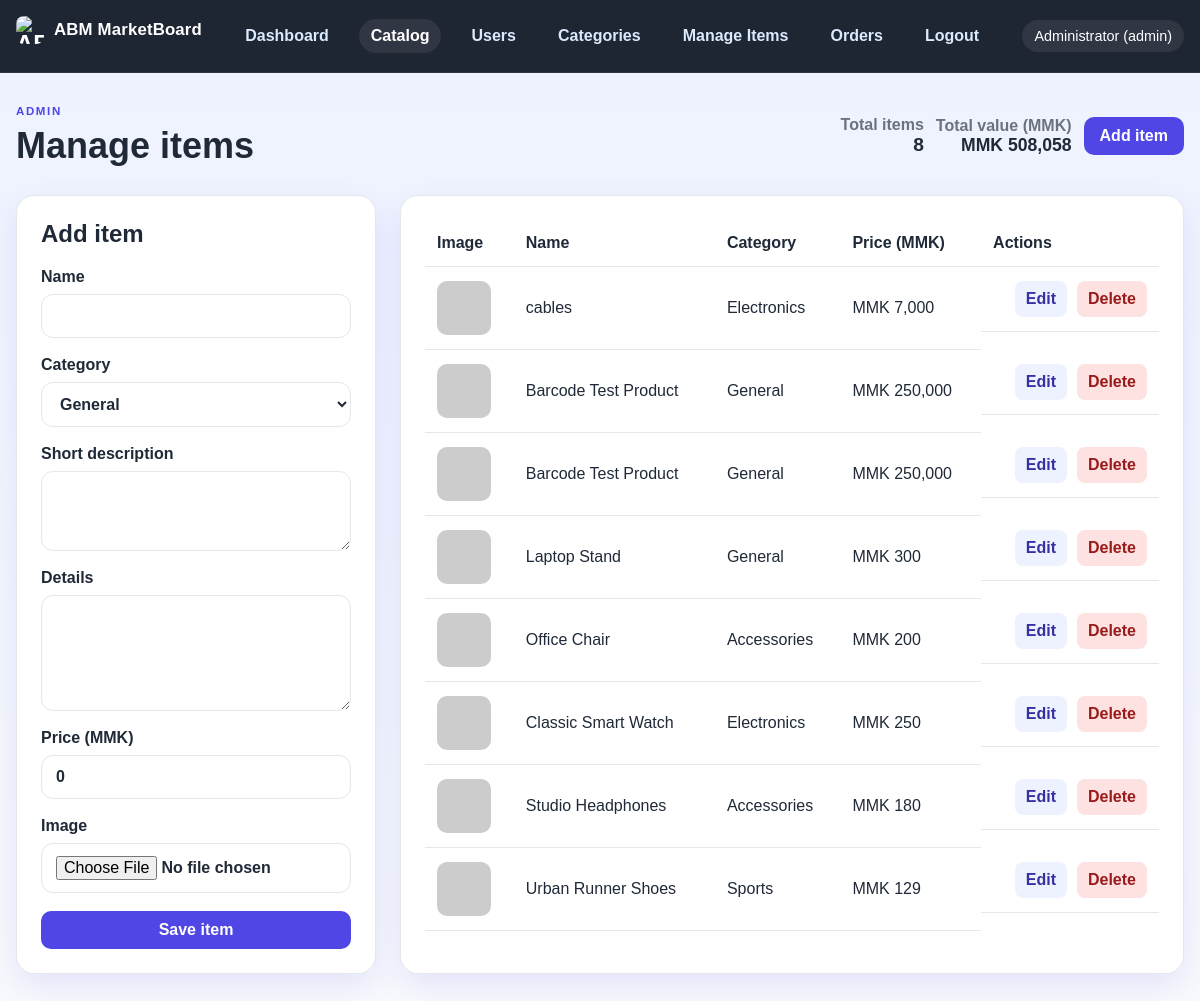
The page /admin/items.php (signed in) on the database its author committed.
### tables this page shows
CREATE TABLE items (
            id INTEGER PRIMARY KEY AUTOINCREMENT,
            name TEXT NOT NULL,
            description TEXT NOT NULL,
            details TEXT NOT NULL,
            price REAL NOT NULL DEFAULT 0,
            image TEXT,
            created_at DATETIME DEFAULT CURRENT_TIMESTAMP
        , category TEXT NOT NULL DEFAULT "General", barcode TEXT);

### app/db.php (called while the page is built, shortened)
<?php
function getDb(): PDO
{
    static $pdo = null;
    if ($pdo === null) {
        $pdo = new PDO('sqlite:' . DB_PATH);
        $pdo->setAttribute(PDO::ATTR_ERRMODE, PDO::ERRMODE_EXCEPTION);
        $pdo->setAttribute(PDO::ATTR_DEFAULT_FETCH_MODE, PDO::FETCH_ASSOC);
        $pdo->exec('PRAGMA foreign_keys = ON;');
        initializeDatabase($pdo);
    }
    return $pdo;
}
function initializeDatabase(PDO $pdo): void
{
    $pdo->exec('CREATE TABLE IF NOT EXISTS users (
        id INTEGER PRIMARY KEY AUTOINCREMENT,
        name TEXT NOT NULL,
        email TEXT NOT NULL UNIQUE,
        password TEXT NOT NULL,
        role TEXT NOT NULL DEFAULT "user",
        approved INTEGER NOT NULL DEFAULT 0,
        created_at DATETIME DEFAULT CURRENT_TIMESTAMP
    )');
    $pdo->exec('CREATE TABLE IF NOT EXISTS items (
        id INTEGER PRIMARY KEY AUTOINCREMENT,
        name TEXT NOT NULL,
        description TEXT NOT NULL,
        details TEXT NOT NULL,
        price REAL NOT NULL DEFAULT 0,
        image TEXT,
        category TEXT NOT NULL DEFAULT "General",
        barcode TEXT,
        created_at DATETIME DEFAULT CURRENT_TIMESTAMP
    )');
    $pdo->exec('CREATE TABLE IF NOT EXISTS categories (
        id INTEGER PRIMARY KEY AUTOINCREMENT,
        name TEXT NOT NULL UNIQUE,
        created_at DATETIME DEFAULT CURRENT_TIMESTAMP
    )');
    $pdo->exec('CREATE TABLE IF NOT EXISTS messages (
        id INTEGER PRIMARY KEY AUTOINCREMENT,
        sender_id INTEGER,
        sender_name TEXT NOT NULL,
        message TEXT NOT NULL,
        is_announcement INTEGER NOT NULL DEFAULT 0,
        created_at DATETIME DEFAULT CURRENT_TIMESTAMP,
        FOREIGN KEY (sender_id) REFERENCES users(id) ON DELETE SET NULL
    )');
    $pdo->exec('CREATE TABLE IF NOT EXISTS orders (
        id INTEGER PRIMARY KEY AUTOINCREMENT,
        user_id INTEGER NOT NULL,
        total INTEGER NOT NULL DEFAULT 0,
        status TEXT NOT NULL DEFAULT "pending",
        created_at DATETIME DEFAULT CURRENT_TIMESTAMP,
        FOREIGN KEY (user_id) REFERENCES users(id) ON DELETE CASCADE
    )');
    $pdo->exec('CREATE TABLE IF NOT EXISTS order_items (
        id INTEGER PRIMARY KEY AUTOINCREMENT,
        order_id INTEGER NOT NULL,
        item_id INTEGER NOT NULL,
        price INTEGER NOT NULL,
        quantity INTEGER NOT NULL DEFAULT 1,
        FOREIGN KEY (order_id) REFERENCES orders(id) ON DELETE CASCADE,
        FOREIGN KEY (item_id) REFERENCES items(id) ON DELETE CASCADE
    )');
    try {
        $pdo->query('SELECT is_announcement FROM messages LIMIT 1');
    } catch (Exception $e) {
        try {
            $pdo->exec('ALTER TABLE messages ADD COLUMN is_announcement INTEGER NOT NULL DEFAULT 0');
        } catch (Exception $ignored) {
        }
    }
    try {
        $pdo->query('SELECT approved FROM users LIMIT 1');
    } catch (Exception $e) {
        try {
            $pdo->exec('ALTER TABLE users ADD COLUMN approved INTEGER NOT NULL DEFAULT 0');
        } catch (Exception $ignored) {
        }
    }
    try {
        $pdo->query('SELECT barcode FROM items LIMIT 1');
    } catch (Exception $e) {
        try {
            $pdo->exec('ALTER TABLE items ADD COLUMN barcode TEXT');
        } catch (Exception $ignored) {
        }
    }
    $count = (int) $pdo->query('SELECT COUNT(*) FROM users WHERE email = "admin@demo.com"')->fetchColumn();
}
function getAllItems(): array
{
    $stmt = getDb()->query('SELECT * FROM items ORDER BY created_at DESC');
    return $stmt->fetchAll();
}
function getItemsTotal(): float
{
    $stmt = getDb()->query('SELECT COALESCE(SUM(price), 0) as total FROM items');
    $row = $stmt->fetch();
    return (float) ($row['total'] ?? 0.0);
}
function getItemCategories(): array
{
    $stmt = getDb()->query('SELECT name FROM categories ORDER BY name ASC');
    $rows = $stmt->fetchAll(PDO::FETCH_COLUMN);
    return $rows;
}

### app/helpers.php (called while the page is built, shortened)
<?php
require_once __DIR__ . '/db.php';
function e(string $value): string
{
    return htmlspecialchars($value, ENT_QUOTES, 'UTF-8');
}
function formatPrice(float $amount): string
{
    return 'MMK ' . number_format((int) round($amount), 0, '.', ',');
}
function itemImageUrl(?string $imageName): string
{
    $imageName = ltrim($imageName, '/');
    $imageName = preg_replace('#^uploads/items/#', '', $imageName) ?? $imageName;
    $publicPath = APP_ROOT . '/public/uploads/items/' . $imageName;
    $legacyPath = APP_ROOT . '/uploads/items/' . $imageName;
    return 'https://placehold.co/600x400/1f2937/ffffff?text=Product';
}

### public/admin/items.php (the view, shortened to what this page needs)
<?php
require_once __DIR__ . '/../../app/helpers.php';
$editId = (int) ($_GET['edit'] ?? 0);
$editingItem = $editId > 0 ? findItemById($editId) : null;
$items = getAllItems();
$categories = getItemCategories();
$totalCount = count(getAllItems());
$totalValueUsd = getItemsTotal();
include __DIR__ . '/../../app/partials/header.php';
?>
<section class="page-header">
    <div>
        <p class="eyebrow">Admin</p>
        <h1>Manage items</h1>
    </div>
    <div style="display:flex;gap:12px;align-items:center">
        <div style="text-align:right">
            <div style="color:var(--muted);font-weight:700">Total items</div>
            <div style="font-size:1.2rem;font-weight:800"><?= (int) $totalCount ?></div>
        </div>
        <div style="text-align:right">
            <div style="color:var(--muted);font-weight:700">Total value (<?= defined('CURRENCY') ? CURRENCY : 'MMK' ?>)</div>
            <div style="font-size:1.1rem;font-weight:800"><?= formatPrice((float) $totalValueUsd) ?></div>
        </div>
        <a class="primary-btn" href="/admin/items.php">Add item</a>
    </div>
</section>
<div class="admin-layout">
    <aside class="admin-form-card">
        <h2><?= $editingItem ? 'Edit item' : 'Add item' ?></h2>
        <form method="post" class="form-grid" enctype="multipart/form-data">
            <label>
                <span>Name</span>
                <input type="text" name="name" value="<?= e($editingItem['name'] ?? '') ?>" required>
            </label>
            <label>
                <span>Category</span>
                <select name="category" required>
                    <?php foreach ($categories as $categoryOption): ?>
                        <option value="<?= e($categoryOption) ?>" <?= (($editingItem['category'] ?? 'General') === $categoryOption) ? 'selected' : '' ?>><?= e($categoryOption) ?></option>
                    <?php endforeach; ?>
                </select>
            </label>
            <label>
                <span>Short description</span>
                <textarea name="description" rows="3" required><?= e($editingItem['description'] ?? '') ?></textarea>
            </label>
            <label>
                <span>Details</span>
                <textarea name="details" rows="5" required><?= e($editingItem['details'] ?? '') ?></textarea>
            </label>
            <label>
                <span>Price (MMK)</span>
                <input type="number" name="price" step="1" min="0" value="<?= e((string) ($editingItem['price'] ?? 0)) ?>" required>
            </label>
            <label>
                <span>Image</span>
                <input type="file" name="image" accept="image/*">
            </label>
            <button type="submit" name="save_item" class="primary-btn">Save item</button>
        </form>
    </aside>
    <section class="admin-table-card">
        <table>
            <thead>
                <tr>
                    <th>Image</th>
                    <th>Name</th>
                    <th>Category</th>
                    <th>Price (MMK)</th>
                    <th>Actions</th>
                </tr>
            </thead>
            <tbody>
            <?php foreach ($items as $item): ?>
                <tr>
                    <td><img class="mini-thumb" src="<?= e(itemImageUrl($item['image'])) ?>" alt="<?= e($item['name']) ?>"></td>
                    <td><?= e($item['name']) ?></td>
                    <td><?= e($item['category'] ?? 'General') ?></td>
                    <td><?= formatPrice((float) $item['price']) ?></td>
                    <td class="action-buttons">
                        <a href="/admin/items.php?edit=<?= (int) $item['id'] ?>">Edit</a>
                        <form method="post" onsubmit="return confirm('Delete this item?');">
                            <button type="submit">Delete</button>
                        </form>
                    </td>
                </tr>
            <?php endforeach; ?>
            </tbody>
        </table>
    </section>
</div>
<?php include __DIR__ . '/../../app/partials/footer.php'; ?>

### public/assets/style.css (style rules this page uses)
:root { --bg: #f5f7ff; --panel: #ffffff; --panel-alt: #eef3ff; --primary: #4f46e5; --primary-dark: #3730a3; --accent: #f59e0b; --text: #1f2937; --muted: #6b7280; --border: #e5e7eb; --success: #10b981; --error: #ef4444; --shadow: 0 12px 32px rgba(79, 70, 229, 0.12); }
* { box-sizing: border-box; }
body { margin: 0; font-family: Arial, Helvetica, sans-serif; background: linear-gradient(180deg, #eef2ff 0%, #f8fafc 100%); color: var(--text); }
a { color: var(--primary); text-decoration: none; }
img { max-width: 100%; display: block; }
button, input, textarea, select { font: inherit; }
.page-header { display: flex; justify-content: space-between; align-items: center; gap: 18px; margin-bottom: 28px; }
.eyebrow { text-transform: uppercase; letter-spacing: 0.14em; color: var(--primary); font-weight: 700; font-size: 0.72rem; margin: 0 0 8px; }
h1, h2, h3, p { margin-top: 0; }
h1 { font-size: clamp(2rem, 3vw, 2.8rem); margin-bottom: 0; }
.stat-card, .welcome-panel, .section-block, .admin-form-card, .admin-table-card, .auth-card, .product-card, .item-detail, .detail-box { background: var(--panel); border: 1px solid var(--border); border-radius: 18px; box-shadow: var(--shadow); }
.primary-btn, button[type="submit"], .action-buttons a, .action-buttons button { border: none; border-radius: 10px; padding: 10px 16px; font-weight: 700; cursor: pointer; transition: 0.2s ease; }
.primary-btn, button[type="submit"] { background: var(--primary); color: white; }
.auth-form, .form-grid { display: grid; gap: 18px; }
label { display: grid; gap: 8px; color: var(--text); font-weight: 600; }
input, textarea, select { width: 100%; padding: 12px 14px; border-radius: 12px; border: 1px solid var(--border); background: #fff; color: var(--text); }
.admin-layout { display: grid; grid-template-columns: 360px minmax(0, 1fr); gap: 24px; }
.admin-form-card, .admin-table-card { padding: 24px; }
table { width: 100%; border-collapse: collapse; }
th, td { border-bottom: 1px solid var(--border); padding: 14px 12px; text-align: left; vertical-align: middle; }
.action-buttons { display: flex; align-items: center; gap: 10px; justify-content: flex-end; }
.action-buttons a, .action-buttons button { display: inline-flex; align-items: center; justify-content: center; background: #eef2ff; color: var(--primary-dark); border: 1px solid transparent; text-decoration: none; }
.action-buttons button { background: #fee2e2; color: #991b1b; }
.action-buttons form { margin: 0; padding: 0; }
.action-buttons a, .action-buttons button { padding: 8px 10px; height: 36px; border-radius: 8px; line-height: 1; }
.mini-thumb { width: 54px; height: 54px; object-fit: cover; border-radius: 10px; }

### rows shown on the page
items: name "cables", category "Electronics", price "MMK 7,000"
items: name "Barcode Test Product", category "General", price "MMK 250,000"
items: name "Barcode Test Product", category "General", price "MMK 250,000"
items: name "Laptop Stand", category "General", price "MMK 300"
items: name "Office Chair", category "Accessories", price "MMK 200"
items: name "Classic Smart Watch", category "Electronics", price "MMK 250"
items: name "Studio Headphones", category "Accessories", price "MMK 180"
items: name "Urban Runner Shoes", category "Sports", price "MMK 129"

### other values the page prints
$loggedUser['name'] "Administrator"
$loggedUser['role'] "admin"
$totalCount "8"
CURRENCY "MMK"
formatPrice((float) $totalValueUsd) "MMK 508,058"
form field category "General"
